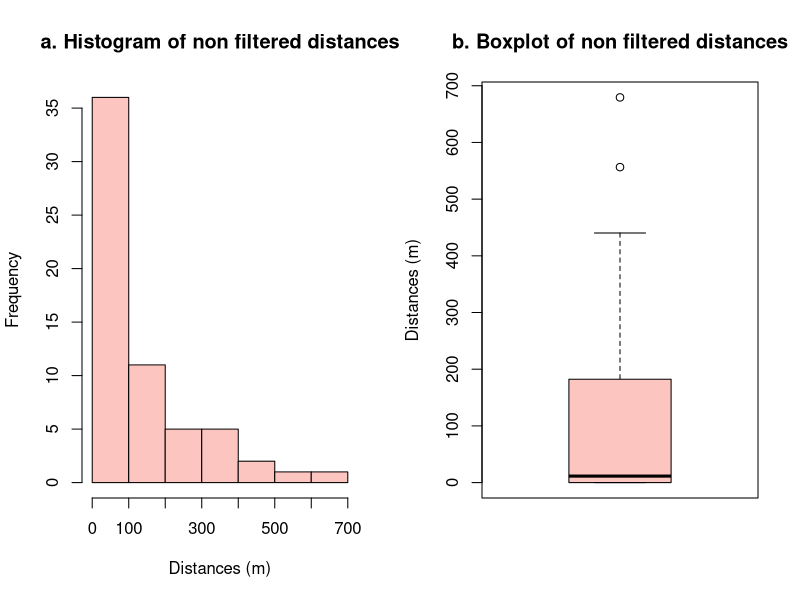
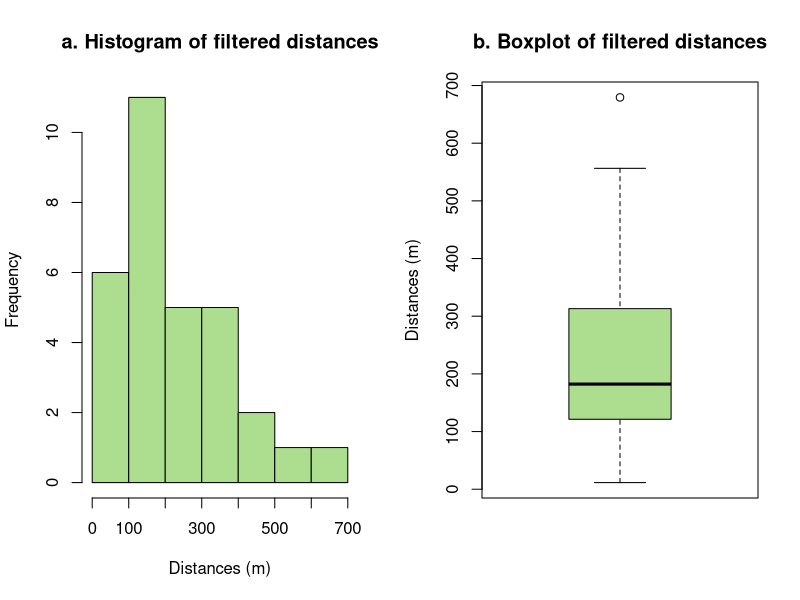
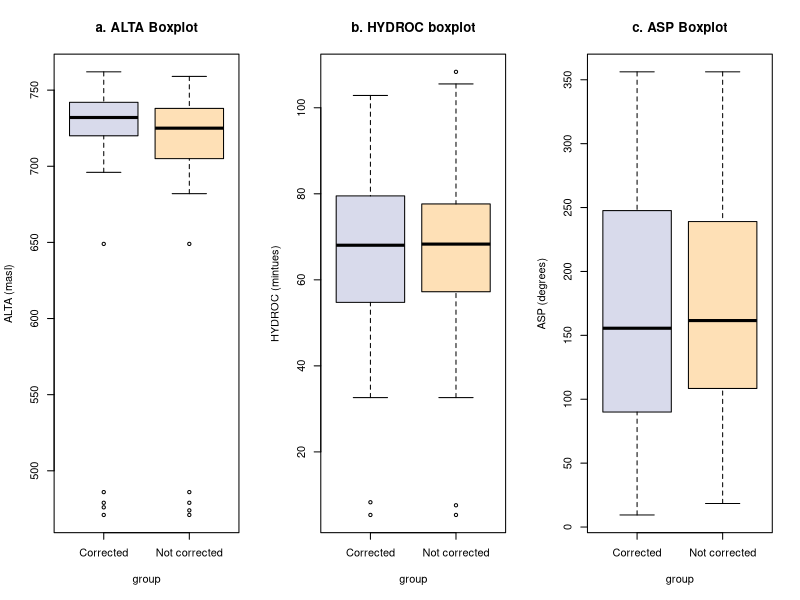
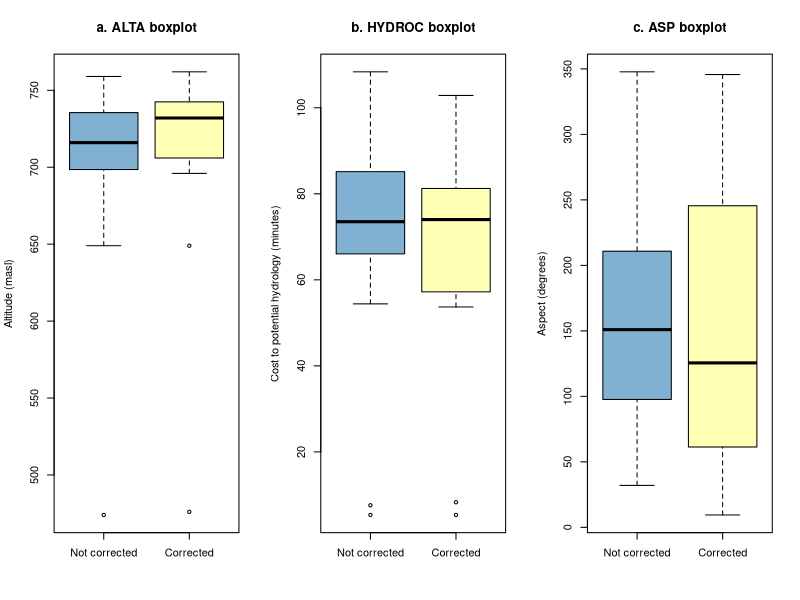

Reproduce these figures in R, in order.
## ---- chunk 1
knitr::opts_chunk$set(echo = TRUE)
## ---- chunk 2
sample1 <- read.csv("csv/sample1.csv", header=TRUE, sep=";", stringsAsFactors=F, dec=",")
sample2 <- read.csv("csv/sample2.csv", header=TRUE, sep=";", stringsAsFactors=F, dec=",")
## ---- chunk 3
distances <- sample1$distance
## ---- chunk 4
summary(distances)
## ---- chunk 5
shapiro.test(sample1$distance)
## ---- chunk 6
par(mfrow = c(1, 2))
## ---- chunk 7
hist(sample1$distance, main = "a. Histogram of non filtered distances",
     xlab = "Distances (m)",
     col = "#fcc5c0")
## ---- chunk 8
boxplot(sample1$distance, main = "b. Boxplot of non filtered distances", 
        ylab = "Distances (m)",
        col = "#fcc5c0")
## ---- chunk 9
filtered_sample <- subset(sample1, distance > 0)
## ---- chunk 10
distances2 <- filtered_sample$distance
## ---- chunk 11
summary(distances2)
## ---- chunk 12
shapiro.test(filtered_sample$distance)
## ---- chunk 13
hist(filtered_sample$distance, main = "a. Histogram of filtered distances", 
     xlab = "Distances (m)",
     col = "#addd8e")
## ---- chunk 14
boxplot(filtered_sample$distance, main = "b. Boxplot of filtered distances", 
        ylab = "Distances (m)",
        col = "#addd8e")
## ---- chunk 15
ALTA1 <- sample1$ALTA
ALTA2 <- sample2$ALTA

HYDROC1 <- sample1$HYDROC
HYDROC2 <- sample2$HYDROC

ASP1 <- sample1$ASP
ASP2 <- sample2$ASP
## ---- chunk 16
summary(ALTA1)
summary(ALTA2)

summary(HYDROC1)
summary(HYDROC2)

summary(ASP1)
summary(ASP2)
## ---- chunk 17
sample1$group <- "Not corrected"
sample2$group <- "Corrected"
## ---- chunk 18
combined_sample <- rbind(sample1, sample2)
## ---- chunk 19
par(mfrow = c(1, 3))
## ---- chunk 20
boxplot(ALTA ~ group, data = combined_sample, 
        main = "a. ALTA Boxplot", 
        ylab = "ALTA (masl)",
        col = c("#d8daeb", "#fee0b6"), # colours to differentiate the samples
        border = "black")
## ---- chunk 21
boxplot(HYDROC ~ group, data = combined_sample, 
        main = "b. HYDROC boxplot", 
        ylab = "HYDROC (mintues)",
        col = c("#d8daeb", "#fee0b6"), 
        border = "black")
## ---- chunk 22
boxplot(ASP ~ group, data = combined_sample, 
        main = "c. ASP Boxplot", 
        ylab = "ASP (degrees)",
        col = c("#d8daeb", "#fee0b6"), 
        border = "black")
## ---- chunk 23
t.test(ALTA ~ group, data = combined_sample)
wilcox.test(ALTA ~ group, data = combined_sample)

t.test(HYDROC ~ group, data = combined_sample)
wilcox.test(HYDROC ~ group, data = combined_sample)

t.test(ASP ~ group, data = combined_sample)
wilcox.test(ASP ~ group, data = combined_sample)
## ---- chunk 24
sample1 <- sample1[sample1$distance != 0, ]
sample2 <- sample2[sample2$distance != 0, ]
## ---- chunk 25
boxplot(sample1$ALTA, sample2$ALTA, 
        main="a. ALTA boxplot",
        ylab="Altitude (masl)",
        col = c("#80b1d3", "#ffffb3"),
        names=c("Not corrected", "Corrected"))

boxplot(sample1$HYDROC, sample2$HYDROC, 
        main="b. HYDROC boxplot",
        ylab="Cost to potential hydrology (minutes)",
        col = c("#80b1d3", "#ffffb3"),
        names=c("Not corrected", "Corrected"))

boxplot(sample1$ASP, sample2$ASP, 
        main="c. ASP boxplot",
        ylab="Aspect (degrees)",
        col = c("#80b1d3", "#ffffb3"),
        names=c("Not corrected", "Corrected"))
## ---- chunk 26
t.test(sample1$ALTA, sample2$ALTA)
wilcox.test(sample1$ALTA, sample2$ALTA)

t.test(sample1$HYDROC, sample2$HYDROC)
wilcox.test(sample1$HYDROC, sample2$HYDROC)

t.test(sample1$ASP, sample2$ASP)
wilcox.test(sample1$ASP, sample2$ASP)
## ---- chunk 27
ALTA1 <- sample1$ALTA
ALTA2 <- sample2$ALTA

HYDROC1 <- sample1$HYDROC
HYDROC2 <- sample2$HYDROC

ASP1 <- sample1$ASP
ASP2 <- sample2$ASP
## ---- chunk 28
summary(ALTA1)
summary(ALTA2)

summary(HYDROC1)
summary(HYDROC2)

summary(ASP1)
summary(ASP2)
